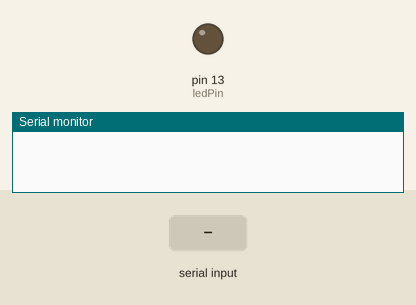
This sketch was run on a simulated Arduino Uno, built with avr-gcc and run on an emulated ATmega328P. On the bench: output pins drawn as LEDs (lit = HIGH), the last lines printed to the serial monitor. The inputs (shaded band) are chosen by the test bench.

Above: at 1.2 s.
1.3 s: "1" received over Serial
At 3.0 s:
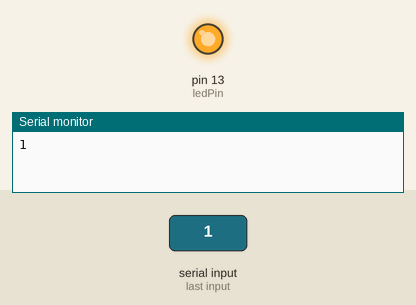
3.8 s: "0" received over Serial
At 6.0 s:
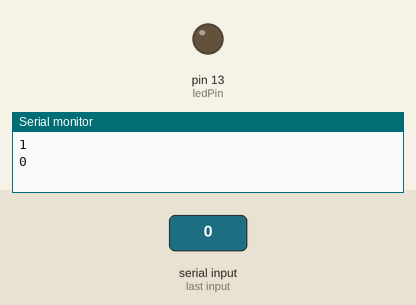
6.3 s: "2" received over Serial
At 8.0 s:
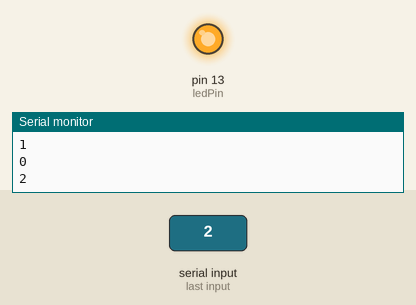
Timing chart, 0 to 9.5 s (numbered marks = the images above; inputs shaded):
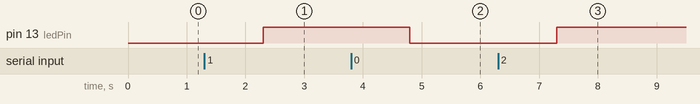

The sketch:

teensy_serial.ino
```cpp
//#define HWSERIAL Serial1
const int ledPin = 13;
int ledState = LOW;

void setup() {
  pinMode(ledPin, OUTPUT);
  Serial.begin(9600);
//  HWSERIAL.begin(9600);
}

void blinkLED() {
  if (ledState == LOW) {
    ledState = HIGH;
  } else {
    ledState = LOW;
  }
  digitalWrite(ledPin, ledState);
}

void loop() {
  if (Serial.available() > 0) {
    String msg = Serial.readString();
    blinkLED();
    Serial.println(msg);
//    HWSERIAL.println(msg, DEC);

  }
}
```

Measured:
- after the input at 1.3 s, pin 13 (ledPin): LOW → HIGH after 1.0 s
- after the input at 3.8 s, pin 13 (ledPin): HIGH → LOW after 1.0 s
- after the input at 6.3 s, pin 13 (ledPin): LOW → HIGH after 1.0 s
